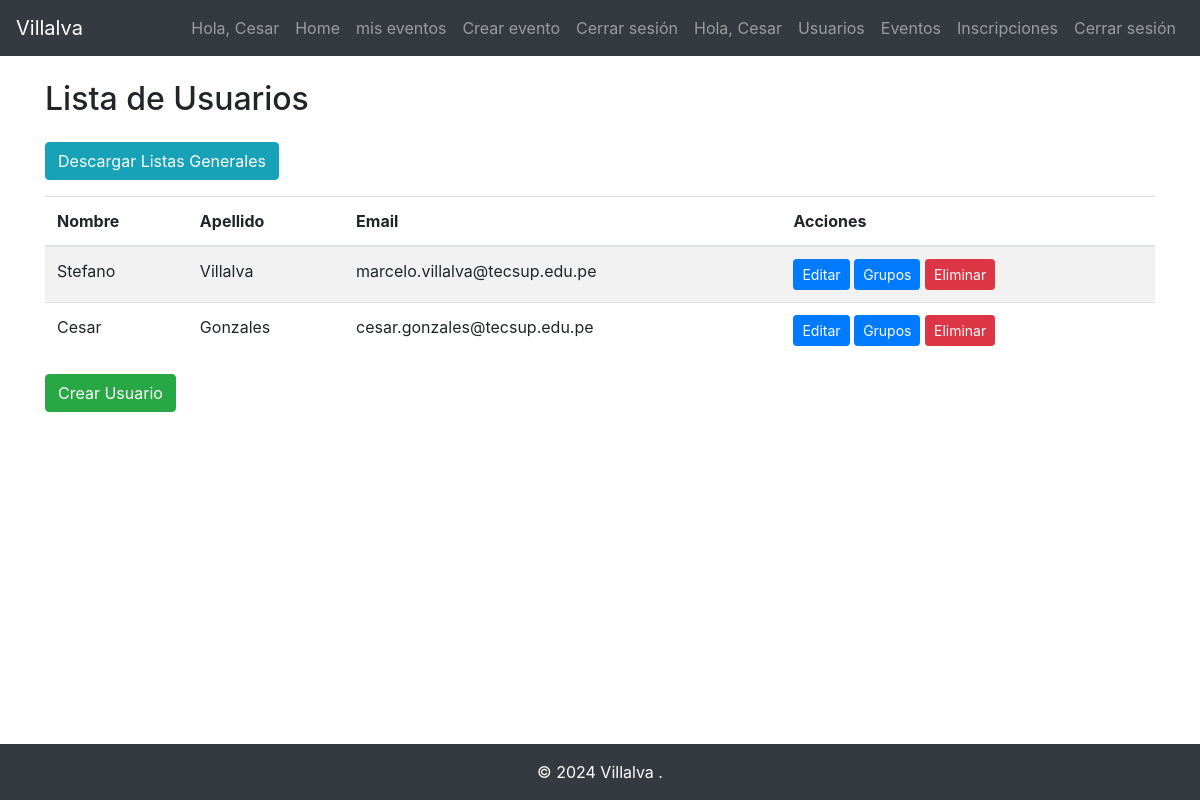
Screenshot of /empresa/usuarios/ (signed in) with the database file from the repository.
### usuarios/models.py (models this page shows, shortened)
class Usuario(models.Model):
    nombre = models.CharField(max_length=200)
    apellido = models.CharField(max_length=250)
    email = models.EmailField(max_length=300, unique=True)
    password = models.CharField(max_length=500)

### eventos/views.py (the view)
    def wrapper(request, *args, **kwargs):
        if 'empleado_id' not in request.session:
            return redirect('logint')
        return func(request, *args, **kwargs)

### eventos/views.py (called while the page is built)
def login_required(func):
    def wrapper(request, *args, **kwargs):
        if 'empleado_id' not in request.session:
            return redirect('logint')
        return func(request, *args, **kwargs)
    return wrapper

@login_required
def listar_usuarios(request):
    usuarios = Usuario.objects.all()
    return render(request, 'usuarios/listar_usuarios.html', {'usuarios': usuarios})

### eventos/templates/usuarios/listar_usuarios.html (shortened to what this page needs)
{% extends 'base.html' %}
{% block content %}
    <h2 class="mb-4">Lista de Usuarios</h2>
    <a href="{% url 'exportar_usuarios' %}" class="btn btn-info mb-3">Descargar Listas Generales</a>
    <table class="table table-striped">
        <thead>
            <tr>
                <th>Nombre</th>
                <th>Apellido</th>
                <th>Email</th>
                <th>Acciones</th>
            </tr>
        </thead>
        <tbody>
            {% for usuario in usuarios %}
            <tr>
                <td>{{ usuario.nombre }}</td>
                <td>{{ usuario.apellido }}</td>
                <td>{{ usuario.email }}</td>
                <td>
                    <a href="{% url 'editar_usuario' usuario.id %}" class="btn btn-primary btn-sm">Editar</a>
                    <a href="{% url 'buscar_eventos_usuario' usuario.id %}" class="btn btn-primary btn-sm">Grupos</a>
                    <a href="{% url 'eliminar_usuario' usuario.id %}" class="btn btn-danger btn-sm">Eliminar</a>
                </td>
            </tr>
            {% endfor %}
        </tbody>
    </table>
    <a href="{% url 'crear_usuario' %}" class="btn btn-success">Crear Usuario</a>
{% endblock %}

### eventos/templates/base.html (shortened to what this page needs)
<!DOCTYPE html>
<html lang="es">
<head>
    <link href="https://stackpath.bootstrapcdn.com/bootstrap/4.5.2/css/bootstrap.min.css" rel="stylesheet">
</head>
<body class="d-flex flex-column min-vh-100">
    <nav class="navbar navbar-expand-lg navbar-dark bg-dark">
        <a class="navbar-brand" href="#">Villalva</a>
        <div class="collapse navbar-collapse" id="navbarNav">
            <ul class="navbar-nav ml-auto">
                {% if request.session.usuario_id %}
                <li class="nav-item">
                    <span class="nav-link">Hola, {{ request.session.usuario_nombre }}</span>
                </li>
                <li class="nav-item">
                    <a class="nav-link" href="{% url 'home' %}">Home</a>
                </li>
                <li class="nav-item">
                    <a class="nav-link" href="{% url 'mis_eventos' %}">mis eventos</a>
                </li>
                <li class="nav-item">
                    <a class="nav-link" href="{% url 'create_evento' %}">Crear evento</a>
                </li>
                <li class="nav-item">
                    <a class="nav-link" href="{% url 'logout' %}">Cerrar sesión</a>
                </li>
                {% endif %}
                {% if request.session.empleado_id %}
                <li class="nav-item">
                    <span class="nav-link">Hola, {{ request.session.empleado_nombre }}</span>
                </li>
                <li class="nav-item">
                    <a class="nav-link" href="{% url 'listar_usuarios' %}">Usuarios</a>
                </li>
                <li class="nav-item">
                    <a class="nav-link" href="{% url 'listar_eventos' %}">Eventos</a>
                </li>
                <li class="nav-item">
                    <a class="nav-link" href="{% url 'inscribir_usuario' %}">Inscripciones</a>
                </li>
                <li class="nav-item">
                    <a class="nav-link" href="{% url 'logout' %}">Cerrar sesión</a>
                </li>
                {% endif %}
            </ul>
        </div>
    </nav>
    <div class="container mt-4 flex-grow-1">
        {% block content %}{% endblock %}
    </div>
    <footer class="footer py-3 bg-dark text-white text-center mt-auto">
        <div class="container">
            <span>&copy; 2024 Villalva .</span>
        </div>
    </footer>
</body>
</html>

### rows the page displays
Usuario: session.usuario_nombre "Cesar", session.empleado_nombre "Cesar", nombre "Cesar", apellido "Gonzales", email "cesar.gonzales@tecsup.edu.pe"
Usuario: nombre "Stefano", apellido "Villalva", email "marcelo.villalva@tecsup.edu.pe"
